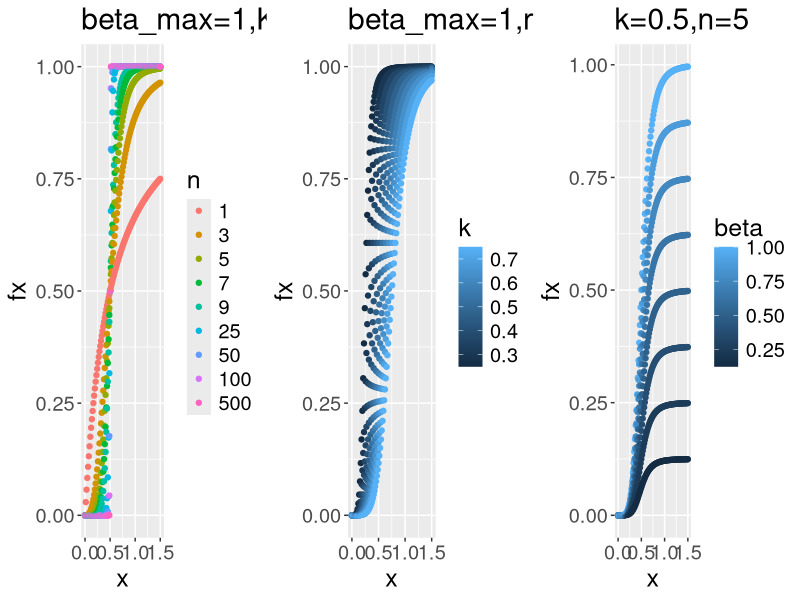
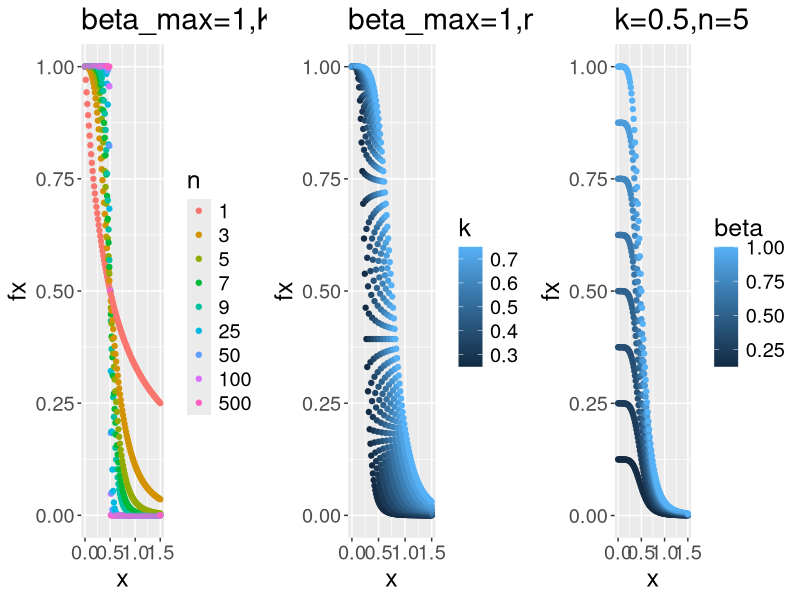
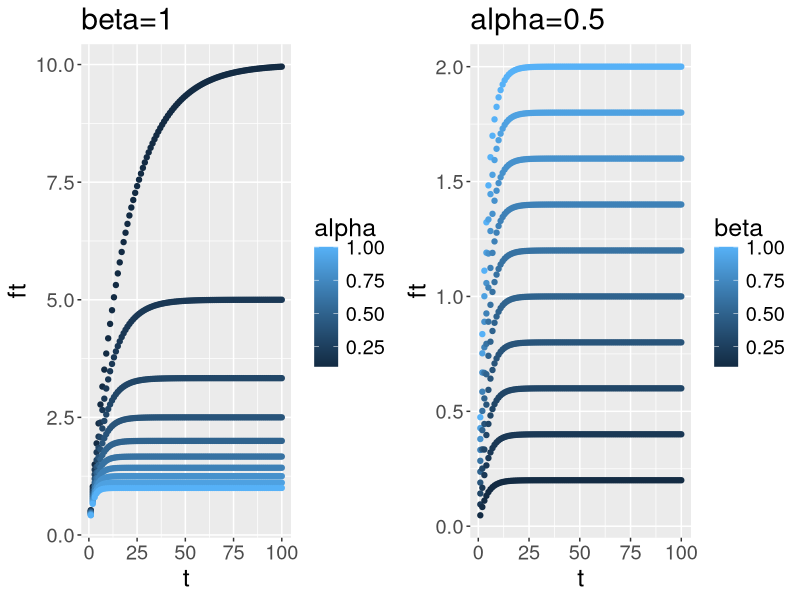
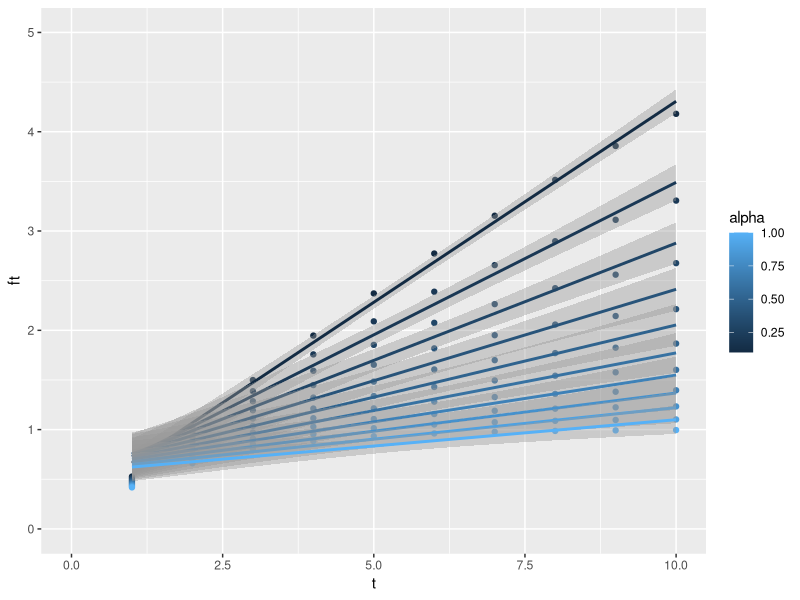

Recreate these plots in R, in order.
library(ggplot2)
library(gridExtra)

hill_activator<-function(beta_max,activator,K,n){
return((beta_max*activator**n)/(K**n+activator**n))}

varia_n=data.frame(do.call(rbind,lapply(seq(0,1.5,length=100),function(x) 
	do.call(rbind,lapply(c(seq(1,10,2),25,50,100,500),function(y) 
		cbind(hill_activator(1,x,0.5,y),x,y))))))
colnames(varia_n)=c("fx","x","n")
varia_n$n=factor(varia_n$n)

plotn=ggplot(varia_n,aes(x=x,y=fx,col=n))+geom_point()+
theme(text=element_text(size=18))+ggtitle("beta_max=1,K=0.5")

varia_k=data.frame(do.call(rbind,lapply(seq(0,1.5,length=100),function(x)
 do.call(rbind,lapply(seq(0.25,0.75,length=10),function(k) 
 	cbind(hill_activator(1,x,k,5),x,k))))))
colnames(varia_k)=c("fx","x","k")

plotk=ggplot(varia_k,aes(x=x,y=fx,col=k))+geom_point()+
theme(text=element_text(size=18))+ggtitle("beta_max=1,n=5")

varia_beta=data.frame(do.call(rbind,lapply(seq(0,1.5,length=100),function(x) 
	do.call(rbind,lapply(seq(0.125,1,0.125),function(beta) 
		cbind(hill_activator(beta,x,0.5,5),x,beta))))))
colnames(varia_beta)=c("fx","x","beta")

plotb=ggplot(varia_beta,aes(x=x,y=fx,col=beta))+geom_point()+
theme(text=element_text(size=18))+ggtitle("k=0.5,n=5")

png("Desktop/activador.png",width=1000)
grid.arrange(plotn,plotk,plotb,ncol=3)
dev.off()

hill_represor<-function(beta_max,represor,K,n){
	return(beta_max/(1+(represor/K)**n))}

varia_n=data.frame(do.call(rbind,lapply(seq(0,1.5,length=100),function(x) 
	do.call(rbind,lapply(c(seq(1,10,2),25,50,100,500),function(y) 
		cbind(hill_represor(1,x,0.5,y),x,y))))))
colnames(varia_n)=c("fx","x","n")
varia_n$n=factor(varia_n$n)
plotn=ggplot(varia_n,aes(x=x,y=fx,col=n))+geom_point()+
theme(text=element_text(size=18))+ggtitle("beta_max=1,K=0.5")

varia_k=data.frame(do.call(rbind,lapply(seq(0,1.5,length=100),function(x)
 do.call(rbind,lapply(seq(0.25,0.75,length=10),function(k) 
 	cbind(hill_represor(1,x,k,5),x,k))))))
colnames(varia_k)=c("fx","x","k")
plotk=ggplot(varia_k,aes(x=x,y=fx,col=k))+geom_point()+
theme(text=element_text(size=18))+ggtitle("beta_max=1,n=5")

varia_beta=data.frame(do.call(rbind,lapply(seq(0,1.5,length=100),function(x) 
	do.call(rbind,lapply(seq(0.125,1,0.125),function(beta) 
		cbind(hill_represor(beta,x,0.5,5),x,beta))))))
colnames(varia_beta)=c("fx","x","beta")
plotb=ggplot(varia_beta,aes(x=x,y=fx,col=beta))+geom_point()+
theme(text=element_text(size=18))+ggtitle("k=0.5,n=5")

png("Desktop/represor.png",width=1000)
grid.arrange(plotn,plotk,plotb,ncol=3)
dev.off()
######################
protein=function(beta,alpha,time){return(beta/alpha*(1-expm1(1)**(-alpha*time)))}
prote_alpha=data.frame(do.call(rbind,lapply(1:100,function(t) 
	do.call(rbind,lapply(seq(0.1,1,length=10),function(alpha)
	 cbind(t,protein(1,alpha,t),alpha))))))
prote_alpha$t=as.numeric(as.character(prote_alpha$t))
colnames(prote_alpha)[2]="ft"
prote_alpha$ft=as.numeric(as.character(prote_alpha$ft))
pa=ggplot(prote_alpha,aes(x=t,y=ft,col=alpha))+geom_point()+
ggtitle("beta=1")+theme(text=element_text(size=18))

prote_beta=data.frame(do.call(rbind,lapply(1:100,function(t) 
	do.call(rbind,lapply(seq(0.1,1,length=10),function(beta)
	 cbind(t,protein(beta,0.5,t),beta))))))
prote_beta$t=as.numeric(as.character(prote_beta$t))
colnames(prote_beta)[2]="ft"
prote_beta$ft=as.numeric(as.character(prote_beta$ft))
pb=ggplot(prote_beta,aes(x=t,y=ft,col=beta))+geom_point()+
ggtitle("alpha=0.5")+theme(text=element_text(size=18))
png("Desktop/protein.png",width=800)
grid.arrange(pa,pb,ncol=2)
dev.off()

png("Desktop/t_small.png")
ggplot(prote_alpha,aes(x=t,y=ft,group=alpha,col=alpha))+geom_point()+xlim(0,10)+
ylim(0,5)+geom_smooth(method='lm',formula=y~x)
dev.off()